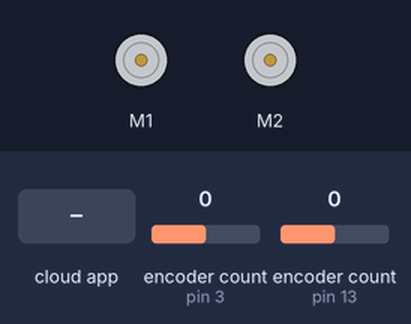
This sketch was run on a simulated Arduino Uno, built with avr-gcc and run on an emulated ATmega328P. On the bench: 2 × DC motor (green arrow = forward, orange = backward, longer = faster). The inputs (shaded band) are chosen by the test bench; at power-on: encoder count (sensors on pin 3, pin 13) 0. The ROS host is connected and sends only what is stated.

Above: at 1.2 s.
1.3 s: the phone or cloud app sets control_effort to -100
At 2.1 s:
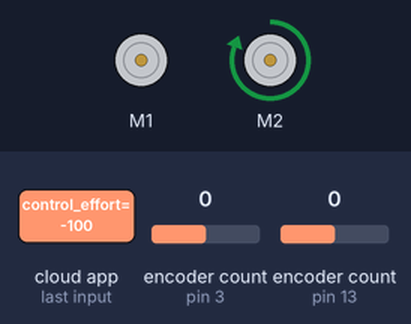
2.8 s: the phone or cloud app sets control_effort to 100
At 3.3 s:
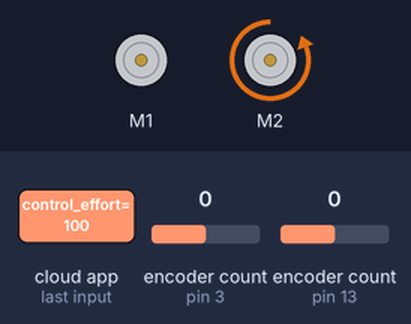
4.3 s: the phone or cloud app sets control_effort to 0
At 5.7 s:
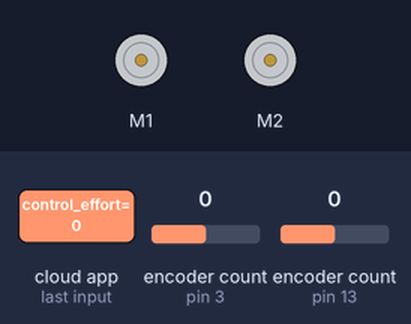
Timing chart, 0 to 7.3 s (numbered marks = the images above; inputs shaded):
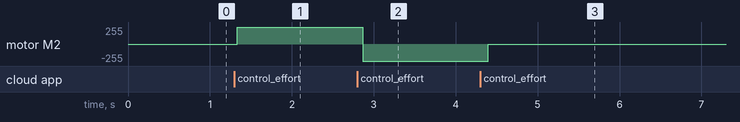

The sketch:

control.ino
```cpp
#include <Encoder.h>
#include <ros.h>
#include <std_msgs/Float64.h>
#include "DualMC33926MotorShield.h"

DualMC33926MotorShield md;

Encoder myEncl1(3, 5);
Encoder myEncr1(13, 11);

const float pi = 3.14159;
float r = 0.075;

ros::NodeHandle nh;

// Real speed variables
// Set speed variables

std_msgs::Float64 motor_left_speed1;
std_msgs::Float64 motor_left_speed_set1;

std_msgs::Float64 motor_right_speed1;
std_msgs::Float64 motor_right_speed_set1;

std_msgs::Float64 motor_setpoint_speed;

// Callbacks for motor speed
void set_left_speed1( const std_msgs::Float64& motor_left_speed_set1){
  // Left motor1
  md.setM2Speed(map(motor_left_speed_set1.data, -1, 1, -400,400));
}
void set_right_speed1( const std_msgs::Float64& motor_right_speed_set1){
  // Right motor1
  md.setM1Speed(map(motor_right_speed_set1.data, -1, 1, -400,400));
}


// Real velocity publishers
// Velocity subscribers

ros::Publisher motor_left1("/left_wheel1/state", &motor_left_speed1);
ros::Subscriber<std_msgs::Float64> motor_left_controller1("/left_wheel1/control_effort", &set_left_speed1);

ros::Publisher motor_right1("/right_wheel1/state", &motor_right_speed1);
ros::Subscriber<std_msgs::Float64> motor_right_controller1("/right_wheel1/control_effort", &set_right_speed1);

ros::Publisher setpoint_left ("/left_wheel1/setpoint", &motor_setpoint_speed);
ros::Publisher setpoint_right ("/right_wheel1/setpoint", &motor_setpoint_speed);


long oldPositionr1  = -999, oldPositionl1  = -999;
float radsr1 = 0.0, radsl1 = 0.0;
long newPositionr1, newPositionl1;

void setup()
{
  md.init();
  // Right motor1
  md.setM1Speed(0);

  // Left motor2
  md.setM2Speed(0);

  nh.initNode();

  nh.advertise(motor_left1);
  nh.subscribe(motor_left_controller1);

  nh.advertise(motor_right1);
  nh.subscribe(motor_right_controller1);

  nh.advertise(setpoint_right);
  nh.advertise(setpoint_left);
}

void loop()
{
  // Right motor speed1
  newPositionr1 = myEncr1.read();
  if (newPositionr1 != oldPositionr1) {
    radsr1 = abs(oldPositionr1-newPositionr1)*(pi/100.0);
    radsr1 = radsr1*r;
    oldPositionr1 = newPositionr1;
  }else{
    radsr1=0;
  }
  motor_right_speed1.data = radsr1;

  // LEft motor speed1
  newPositionl1 = myEncl1.read();
  if (newPositionl1 != oldPositionl1) {
    radsl1 = abs(oldPositionl1-newPositionl1)*(pi/100.0);
    radsl1 = radsl1*r;
    oldPositionl1 = newPositionl1;
  }else{
    radsl1=0;
  }
  motor_left_speed1.data = radsl1;

  motor_setpoint_speed.data=0.2;

  motor_left1.publish(&motor_left_speed1);
  motor_right1.publish(&motor_right_speed1);
  setpoint_left.publish (&motor_setpoint_speed);
  setpoint_right.publish (&motor_setpoint_speed);

  nh.spinOnce();
  delay(100);
}
```

Measured:
- after the input at 1.3 s, motor M2: stopped → forward 255/255 at once
- after the input at 2.8 s, motor M2: forward 255/255 → backward 255/255 after 0.07 s
- after the input at 4.3 s, motor M2: backward 255/255 → stopped after 0.10 s
